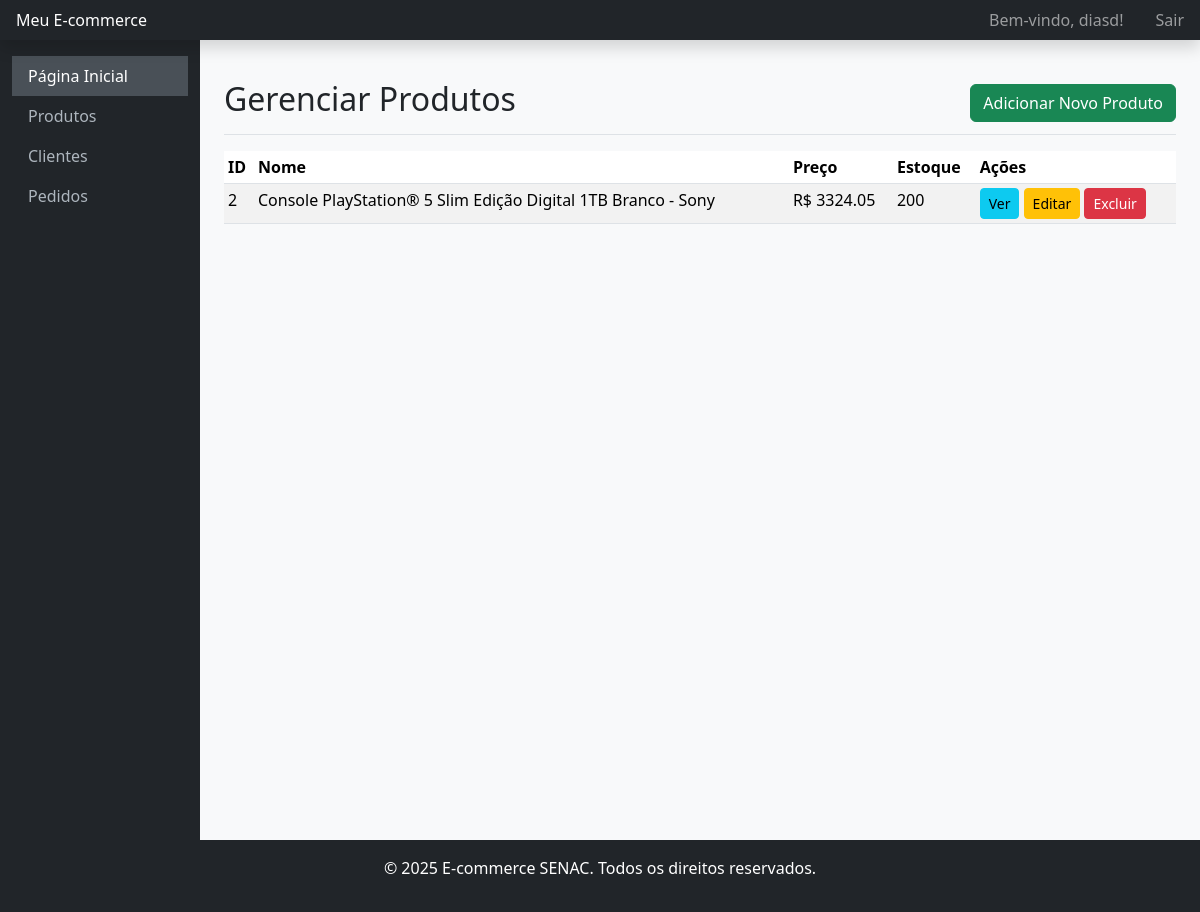
The app's page /produtos/admin/ (signed in), older data.
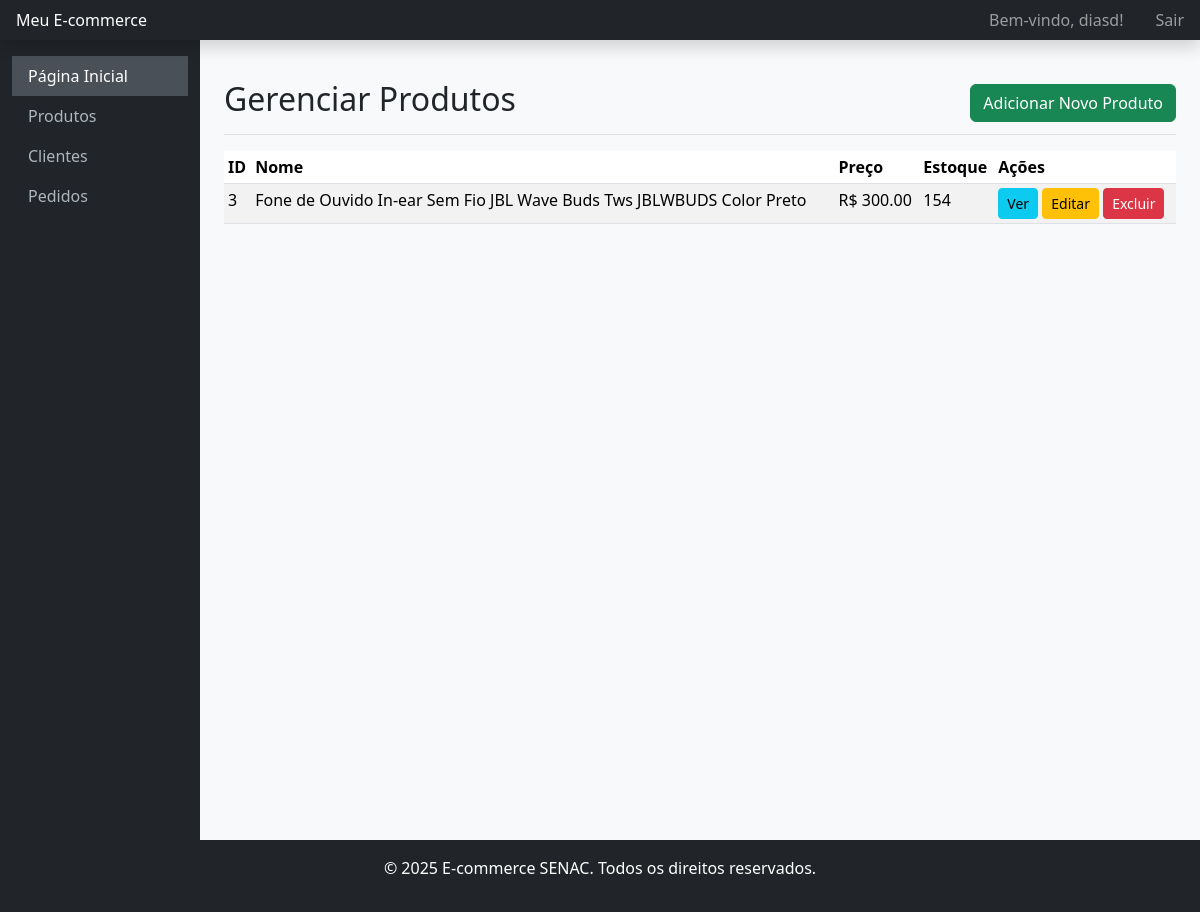
The same page, newer data.
### app/models.py (models this page shows, shortened)
class Produto(models.Model):
    nome = models.CharField(max_length=200)
    descricao = models.TextField()
    preco = models.DecimalField(max_digits=10, decimal_places=2)
    estoque = models.IntegerField()
    imagem = models.ImageField(upload_to='produtos/', blank=True, null=True)

### app/views.py (the view)
# urls.py: path('produtos/admin/', views.listar_produtos_admin, name='listar_produtos_admin'),
@login_required
@user_passes_test(is_superuser, login_url='/accounts/login/')
def listar_produtos_admin(request):
    produtos = Produto.objects.all()
    return render(request, 'loja/produtos_admin.html', {'produtos': produtos})

### app/views.py (called while the page is built)
def is_superuser(user):
    return user.is_superuser

### app/templates/loja/produtos_admin.html (shortened to what this page needs)
{% extends 'base.html' %}
{% block content %}
    <div class="d-flex justify-content-between flex-wrap flex-md-nowrap align-items-center pt-3 pb-2 mb-3 border-bottom">
        <h1 class="h2">Gerenciar Produtos</h1>
        <div class="btn-toolbar mb-2 mb-md-0">
            <a href="{% url 'criar_produto' %}" class="btn btn-success">Adicionar Novo Produto</a>
        </div>
    </div>
    {% if produtos %}
        <div class="table-responsive">
            <table class="table table-striped table-sm">
                <thead>
                    <tr>
                        <th>ID</th>
                        <th>Nome</th>
                        <th>Preço</th>
                        <th>Estoque</th>
                        <th>Ações</th>
                    </tr>
                </thead>
                <tbody>
                    {% for produto in produtos %}
                        <tr>
                            <td>{{ produto.pk }}</td>
                            <td>{{ produto.nome }}</td>
                            <td>R$ {{ produto.preco|floatformat:2 }}</td>
                            <td>{{ produto.estoque }}</td>
                            <td>
                                <a href="{% url 'detalhar_produto' pk=produto.pk %}" class="btn btn-info btn-sm">Ver</a>
                                <a href="{% url 'editar_produto' pk=produto.pk %}" class="btn btn-warning btn-sm">Editar</a>
                                <a href="{% url 'excluir_produto' pk=produto.pk %}" class="btn btn-danger btn-sm">Excluir</a>
                            </td>
                        </tr>
                    {% endfor %}
                </tbody>
            </table>
        </div>
    {% else %}
        <div class="alert alert-info" role="alert">
            Nenhum produto cadastrado.
        </div>
    {% endif %}
{% endblock %}

Row changes from the older to the newer data that the page shows:
removed Produto: pk "2", nome "Console PlayStation® 5 Slim Edição Digital 1TB Branco - Sony", preco "3324.05", estoque "200"
added Produto: pk "3", nome "Fone de Ouvido In-ear Sem Fio JBL Wave Buds Tws JBLWBUDS Color Preto", preco "300.00", estoque "154"
